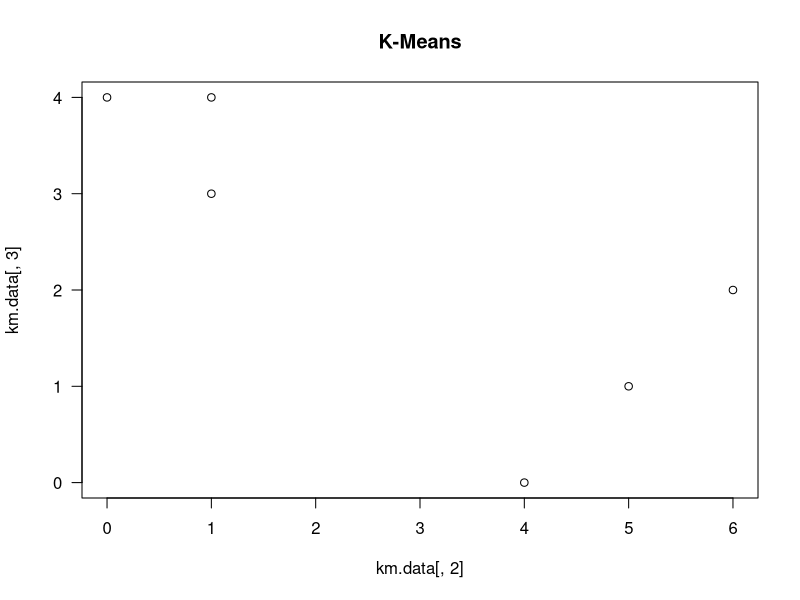
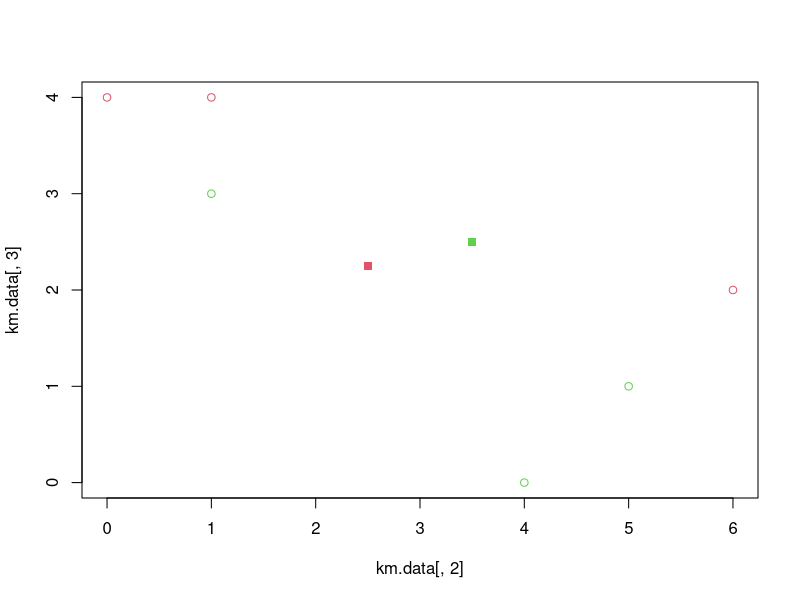

Generate these figures, in order, with R:
#plotting points
Obs <- c('1','2','3','4','5','6')
X1 <- c(1,1,0,5,6,4)
X2 <- c(4,3,4,1,2,0)

km.data <- data.frame(Obs,X1,X2)
km.data

plot(km.data[,2],km.data[,3],las=1,main="K-Means")
?sample
?nrow

#cluster forming
set.seed(1)
labels<-sample((1:2),6,replace = TRUE)
labels

plot(km.data[,2],km.data[,3],col=c(2,3))

#compute the centroid

?mean
?subset

group_a_x <- km.data[labels==1,2]
group_a_y <- km.data[labels==1,3]

group_b_x <-km.data[labels==2,2]
group_b_y <-km.data[labels==2,3]

centroid_x <-c(mean(group_a_x),mean(group_b_x))
centroid_y <-c(mean(group_a_y),mean(group_b_y))
points(centroid_x,centroid_y,col=c(2,3), pch=15)


getwd()
setwd("D:/R-progrms")
